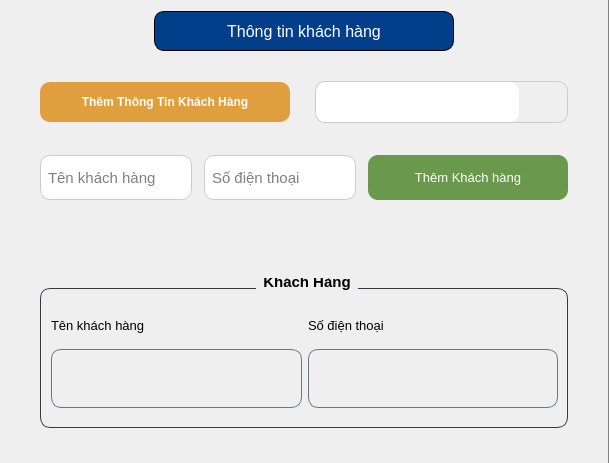
                      <widget class="QFrame" name="frame_28">
                       <property name="styleSheet">
                        <string notr="true">border-bottom-left-radius: 10px;
border-top-right-radius: 0px;
border-top-left-radius: 10px;
border-bottom-right-radius: 0px;
border-right: 1px solid rgb(129, 129, 129)</string>
                       </property>
                       <property name="frameShape">
                        <enum>QFrame::StyledPanel</enum>
                       </property>
                       <property name="frameShadow">
                        <enum>QFrame::Raised</enum>
                       </property>
                       <layout class="QVBoxLayout" name="verticalLayout_21">
                        <property name="spacing">
                         <number>30</number>
                        </property>
                        <property name="leftMargin">
                         <number>40</number>
                        </property>
                        <property name="topMargin">
                         <number>11</number>
                        </property>
                        <property name="rightMargin">
                         <number>40</number>
                        </property>
                        <property name="bottomMargin">
                         <number>40</number>
                        </property>
                        <item>
                         <widget class="QFrame" name="frame_39">
                          <property name="minimumSize">
                           <size>
                            <width>0</width>
                            <height>40</height>
                           </size>
                          </property>
                          <property name="maximumSize">
                           <size>
                            <width>16777215</width>
                            <height>40</height>
                           </size>
                          </property>
                          <property name="styleSheet">
                           <string notr="true">border: none;</string>
                          </property>
                          <property name="frameShape">
                           <enum>QFrame::StyledPanel</enum>
                          </property>
                          <property name="frameShadow">
                           <enum>QFrame::Raised</enum>
                          </property>
                          <layout class="QVBoxLayout" name="verticalLayout_23">
                           <property name="leftMargin">
                            <number>0</number>
                           </property>
                           <property name="topMargin">
                            <number>0</number>
                           </property>
                           <property name="rightMargin">
                            <number>0</number>
                           </property>
                           <property name="bottomMargin">
                            <number>0</number>
                           </property>
                           <item alignment="Qt::AlignHCenter">
                            <widget class="QLabel" name="label_10">
                             <property name="minimumSize">
                              <size>
                               <width>300</width>
                               <height>40</height>
                              </size>
                             </property>
                             <property name="maximumSize">
                              <size>
                               <width>16777215</width>
                               <height>40</height>
                              </size>
                             </property>
                             <property name="font">
                              <font>
                               <pointsize>12</pointsize>
                              </font>
                             </property>
                             <property name="styleSheet">
                              <string notr="true">border: 1px solid rgb(0, 0, 0);
background-color: #023e8a;
color: rgb(255, 255, 255);
border-radius: 10px;</string>
                             </property>
                             <property name="text">
                              <string>Thông tin khách hàng</string>
                             </property>
                             <property name="alignment">
                              <set>Qt::AlignCenter</set>
                             </property>
                            </widget>
                           </item>
                          </layout>
                         </widget>
                        </item>
                        <item alignment="Qt::AlignTop">
                         <widget class="QFrame" name="frame_38">
                          <property name="styleSheet">
                           <string notr="true">border: none;</string>
                          </property>
                          <property name="frameShape">
                           <enum>QFrame::StyledPanel</enum>
                          </property>
                          <property name="frameShadow">
                           <enum>QFrame::Raised</enum>
                          </property>
                          <layout class="QHBoxLayout" name="horizontalLayout_21">
                           <property name="spacing">
                            <number>25</number>
                           </property>
                           <property name="leftMargin">
                            <number>0</number>
                           </property>
                           <property name="topMargin">
                            <number>0</number>
                           </property>
                           <property name="rightMargin">
                            <number>0</number>
                           </property>
                           <property name="bottomMargin">
                            <number>0</number>
                           </property>
                           <item>
                            <widget class="QFrame" name="frame_40">
                             <property name="minimumSize">
                              <size>
                               <width>0</width>
                               <height>40</height>
                              </size>
                             </property>
                             <property name="maximumSize">
                              <size>
                               <width>16777215</width>
                               <height>40</height>
                              </size>
                             </property>
                             <property name="frameShape">
                              <enum>QFrame::StyledPanel</enum>
                             </property>
                             <property name="frameShadow">
                              <enum>QFrame::Raised</enum>
                             </property>
                             <layout class="QVBoxLayout" name="verticalLayout_8">
                              <property name="leftMargin">
                               <number>0</number>
                              </property>
                              <property name="topMargin">
                               <number>0</number>
                              </property>
                              <property name="rightMargin">
                               <number>0</number>
                              </property>
                              <property name="bottomMargin">
                               <number>0</number>
                              </property>
                              <item>
                               <widget class="QToolButton" name="show_add_customer_btn">
                                <property name="minimumSize">
                                 <size>
                                  <width>250</width>
                                  <height>40</height>
                                 </size>
                                </property>
                                <property name="maximumSize">
                                 <size>
                                  <width>250</width>
                                  <height>40</height>
                                 </size>
                                </property>
                                <property name="font">
                                 <font>
                                  <pointsize>9</pointsize>
                                  <weight>75</weight>
                                  <bold>true</bold>
                                 </font>
                                </property>
                                <property name="styleSheet">
                                 <string notr="true">#show_add_customer_btn{
background-color: #e09f3e;
color: rgb(255, 255, 255);
border-radius: 10px;
}

#show_add_customer_btn:hover{
background-color: #495057;
}</string>
                                </property>
                                <property name="text">
                                 <string>Thêm Thông Tin Khách Hàng</string>
                                </property>
                               </widget>
                              </item>
                             </layout>
                            </widget>
                           </item>
                           <item>
                            <widget class="QFrame" name="frame_27">
                             <property name="styleSheet">
                              <string notr="true">border: 1px solid #ccc;
border-radius: 10px;</string>
                             </property>
                             <property name="frameShape">
                              <enum>QFrame::StyledPanel</enum>
                             </property>
                             <property name="frameShadow">
                              <enum>QFrame::Raised</enum>
                             </property>
                             <layout class="QHBoxLayout" name="horizontalLayout_20">
                              <property name="leftMargin">
                               <number>0</number>
                              </property>
                              <property name="topMargin">
                               <number>0</number>
                              </property>
                              <property name="rightMargin">
                               <number>11</number>
                              </property>
                              <property name="bottomMargin">
                               <number>0</number>
                              </property>
                              <item>
                               <widget class="QLineEdit" name="search_customer">
                                <property name="minimumSize">
                                 <size>
                                  <width>0</width>
                                  <height>40</height>
                                 </size>
                                </property>
                                <property name="maximumSize">
                                 <size>
                                  <width>16777215</width>
                                  <height>40</height>
                                 </size>
                                </property>
                                <property name="font">
                                 <font>
                                  <pointsize>9</pointsize>
                                 </font>
                                </property>
                                <property name="styleSheet">
                                 <string notr="true">padding: 5 5px;
border: none;</string>
                                </property>
                               </widget>
                              </item>
                              <item>
                               <widget class="QPushButton" name="search_customer_btn">
                                <property name="font">
                                 <font>
                                  <pointsize>8</pointsize>
                                 </font>
                                </property>
                                <property name="cursor">
                                 <cursorShape>PointingHandCursor</cursorShape>
                                </property>
                                <property name="styleSheet">
                                 <string notr="true">border: none;</string>
                                </property>
                                <property name="text">
                                 <string/>
                                </property>
                                <property name="icon">
                                 <iconset resource="../../../resources/resources.qrc">
                                  <normaloff>:/UI/icons/search.svg</normaloff>:/UI/icons/search.svg</iconset>
                                </property>
                                <property name="iconSize">
                                 <size>
                                  <width>30</width>
                                  <height>30</height>
                                 </size>
                                </property>
                               </widget>
                              </item>
                             </layout>
                            </widget>
                           </item>
                          </layout>
                         </widget>
                        </item>
                        <item alignment="Qt::AlignVCenter">
                         <widget class="QFrame" name="contain_customer">
                          <property name="minimumSize">
                           <size>
                            <width>0</width>
                            <height>50</height>
                           </size>
                          </property>
                          <property name="maximumSize">
                           <size>
                            <width>16777215</width>
                            <height>50</height>
                           </size>
                          </property>
                          <property name="styleSheet">
                           <string notr="true">border: 0px solid #ccc;</string>
                          </property>
                          <property name="frameShape">
                           <enum>QFrame::StyledPanel</enum>
                          </property>
                          <property name="frameShadow">
                           <enum>QFrame::Raised</enum>
                          </property>
                          <layout class="QHBoxLayout" name="horizontalLayout_22">
                           <property name="spacing">
                            <number>12</number>
                           </property>
                           <property name="leftMargin">
                            <number>0</number>
                           </property>
                           <property name="topMargin">
                            <number>0</number>
                           </property>
                           <property name="rightMargin">
                            <number>0</number>
                           </property>
                           <property name="bottomMargin">
                            <number>0</number>
                           </property>
                           <item>
                            <widget class="QLineEdit" name="customer_name">
                             <property name="minimumSize">
                              <size>
                               <width>0</width>
                               <height>45</height>
                              </size>
                             </property>
                             <property name="maximumSize">
                              <size>
                               <width>16777215</width>
                               <height>45</height>
                              </size>
                             </property>
                             <property name="font">
                              <font>
                               <pointsize>11</pointsize>
                              </font>
                             </property>
                             <property name="styleSheet">
                              <string notr="true">#customer_name{
border: 1px solid #ccc;
border-radius: 10px;
padding: 5 5px;
}</string>
                             </property>
                             <property name="placeholderText">
                              <string>Tên khách hàng</string>
                             </property>
                            </widget>
                           </item>
                           <item>
                            <widget class="QLineEdit" name="customer_phone">
                             <property name="minimumSize">
                              <size>
                               <width>0</width>
                               <height>45</height>
                              </size>
                             </property>
                             <property name="maximumSize">
                              <size>
                               <width>16777215</width>
                               <height>45</height>
                              </size>
                             </property>
                             <property name="font">
                              <font>
                               <pointsize>11</pointsize>
                              </font>
                             </property>
                             <property name="styleSheet">
                              <string notr="true">#customer_phone{
border: 1px solid #ccc;
border-radius: 10px;
padding: 5 5px;
}</string>
                             </property>
                             <property name="inputMethodHints">
                              <set>Qt::ImhNone</set>
                             </property>
                             <property name="placeholderText">
                              <string>Số điện thoại</string>
                             </property>
                             <property name="clearButtonEnabled">
                              <bool>false</bool>
                             </property>
                            </widget>
                           </item>
                           <item>
                            <widget class="QPushButton" name="add_customer">
                             <property name="minimumSize">
                              <size>
                               <width>200</width>
                               <height>45</height>
                              </size>
                             </property>
                             <property name="maximumSize">
                              <size>
                               <width>200</width>
                               <height>45</height>
                              </size>
                             </property>
                             <property name="font">
                              <font>
                               <pointsize>10</pointsize>
                              </font>
                             </property>
                             <property name="styleSheet">
                              <string notr="true">#add_customer{
background-color: #6a994e;
color: #ffffff;
border-radius: 10px;
}

#add_customer:hover{
background-color: #3a5a40;
}</string>
                             </property>
                             <property name="text">
                              <string>Thêm Khách hàng</string>
                             </property>
                            </widget>
                           </item>
                          </layout>
                         </widget>
                        </item>
                        <item>
                         <widget class="QGroupBox" name="groupBox">
                          <property name="minimumSize">
                           <size>
                            <width>0</width>
                            <height>150</height>
                           </size>
                          </property>
                          <property name="maximumSize">
                           <size>
                            <width>16777215</width>
                            <height>60</height>
                           </size>
                          </property>
                          <property name="font">
                           <font>
                            <pointsize>11</pointsize>
                            <weight>75</weight>
                            <bold>true</bold>
                           </font>
                          </property>
                          <property name="styleSheet">
                           <string notr="true">
QGroupBox {
    margin-top: 10px; /* tạo khoảng cách phía trên cho tiêu đề */
	border: 1px solid #343a40;
	border-radius: 10px;
}

QGroupBox::title {
    subcontrol-origin: margin;
    subcontrol-position: top center; /* căn giữa tiêu đề */
    padding: 0 5px;  /* khoảng cách trái phải của tiêu đề */
    margin-top: -10px; /* đẩy tiêu đề cao lên */
}
</string>
                          </property>
                          <property name="title">
                           <string>Khách Hàng</string>
                          </property>
                          <property name="alignment">
                           <set>Qt::AlignHCenter|Qt::AlignTop</set>
                          </property>
                          <property name="flat">
                           <bool>false</bool>
                          </property>
                          <property name="checkable">
                           <bool>false</bool>
                          </property>
                          <layout class="QGridLayout" name="gridLayout_2">
                           <property name="leftMargin">
                            <number>11</number>
                           </property>
                           <property name="topMargin">
                            <number>30</number>
                           </property>
                           <property name="bottomMargin">
                            <number>20</number>
                           </property>
                           <item row="1" column="0">
                            <widget class="QLabel" name="customer_name_label">
                             <property name="font">
                              <font>
                               <pointsize>12</pointsize>
                               <weight>75</weight>
                               <bold>true</bold>
                              </font>
                             </property>
                             <property name="styleSheet">
                              <string notr="true">border-radius: 10px;
border: 1px solid #6c757d;</string>
                             </property>
                             <property name="text">
                              <string/>
                             </property>
                             <property name="alignment">
                              <set>Qt::AlignCenter</set>
                             </property>
                            </widget>
                           </item>
                           <item row="0" column="0">
                            <widget class="QLabel" name="label_4">
                             <property name="maximumSize">
                              <size>
                               <width>16777215</width>
                               <height>35</height>
                              </size>
                             </property>
                             <property name="font">
                              <font>
                               <pointsize>10</pointsize>
                              </font>
                             </property>
                             <property name="styleSheet">
                              <string notr="true">border: none;</string>
                             </property>
                             <property name="text">
                              <string>Tên khách hàng</string>
                             </property>
                            </widget>
                           </item>
                           <item row="1" column="1">
                            <widget class="QLabel" name="customer_phone_label">
                             <property name="font">
                              <font>
                               <pointsize>12</pointsize>
                               <weight>75</weight>
                               <bold>true</bold>
                              </font>
                             </property>
                             <property name="styleSheet">
                              <string notr="true">border-radius: 10px;
border: 1px solid #6c757d;</string>
                             </property>
                             <property name="text">
                              <string/>
                             </property>
                             <property name="alignment">
                              <set>Qt::AlignCenter</set>
                             </property>
                            </widget>
                           </item>
                           <item row="0" column="1">
                            <widget class="QLabel" name="label_14">
                             <property name="maximumSize">
                              <size>
                               <width>16777215</width>
                               <height>35</height>
                              </size>
                             </property>
                             <property name="font">
                              <font>
                               <pointsize>10</pointsize>
                              </font>
                             </property>
                             <property name="styleSheet">
                              <string notr="true">border: none;</string>
                             </property>
                             <property name="text">
                              <string>Số điện thoại</string>
                             </property>
                            </widget>
                           </item>
                          </layout>
                         </widget>
                        </item>
                        <item>
                         <spacer name="verticalSpacer">
                          <property name="orientation">
                           <enum>Qt::Vertical</enum>
                          </property>
                          <property name="sizeHint" stdset="0">
                           <size>
                            <width>20</width>
                            <height>40</height>
                           </size>
                          </property>
                         </spacer>
                        </item>
                       </layout>
                      </widget>
